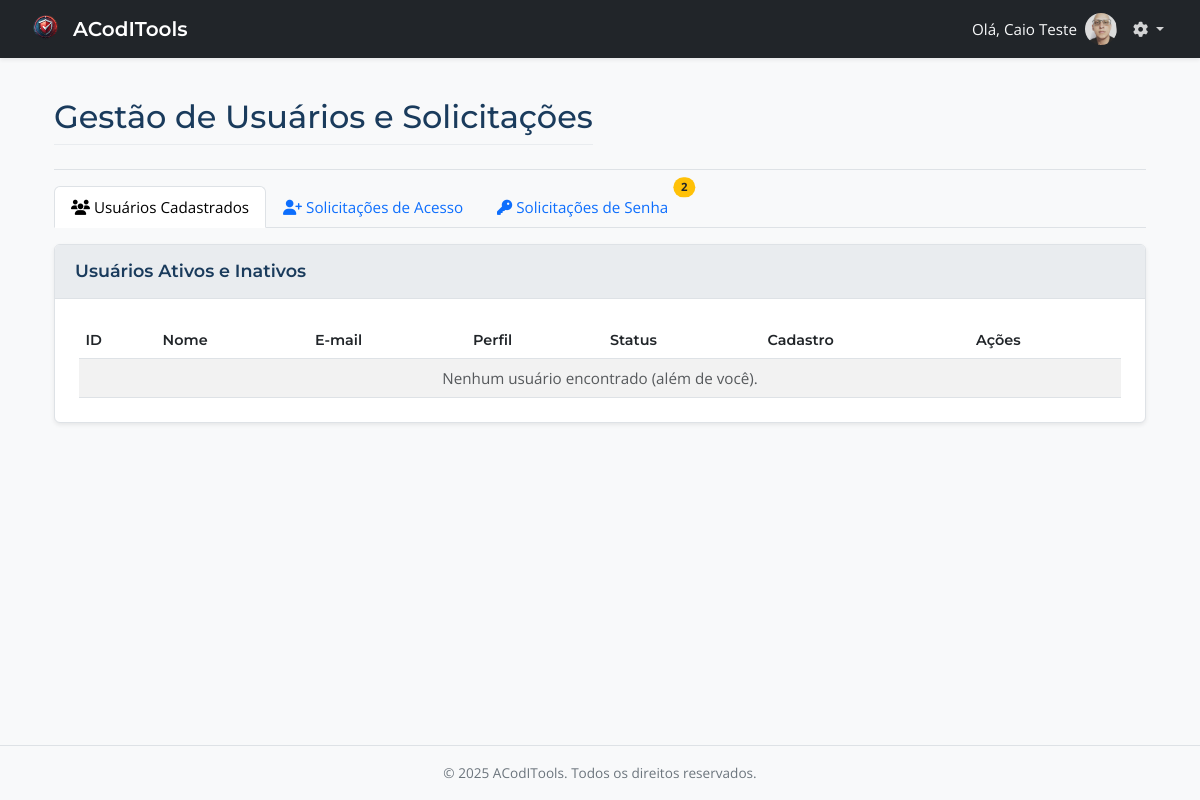
The app's page /admin/usuarios.php (signed in), older data.
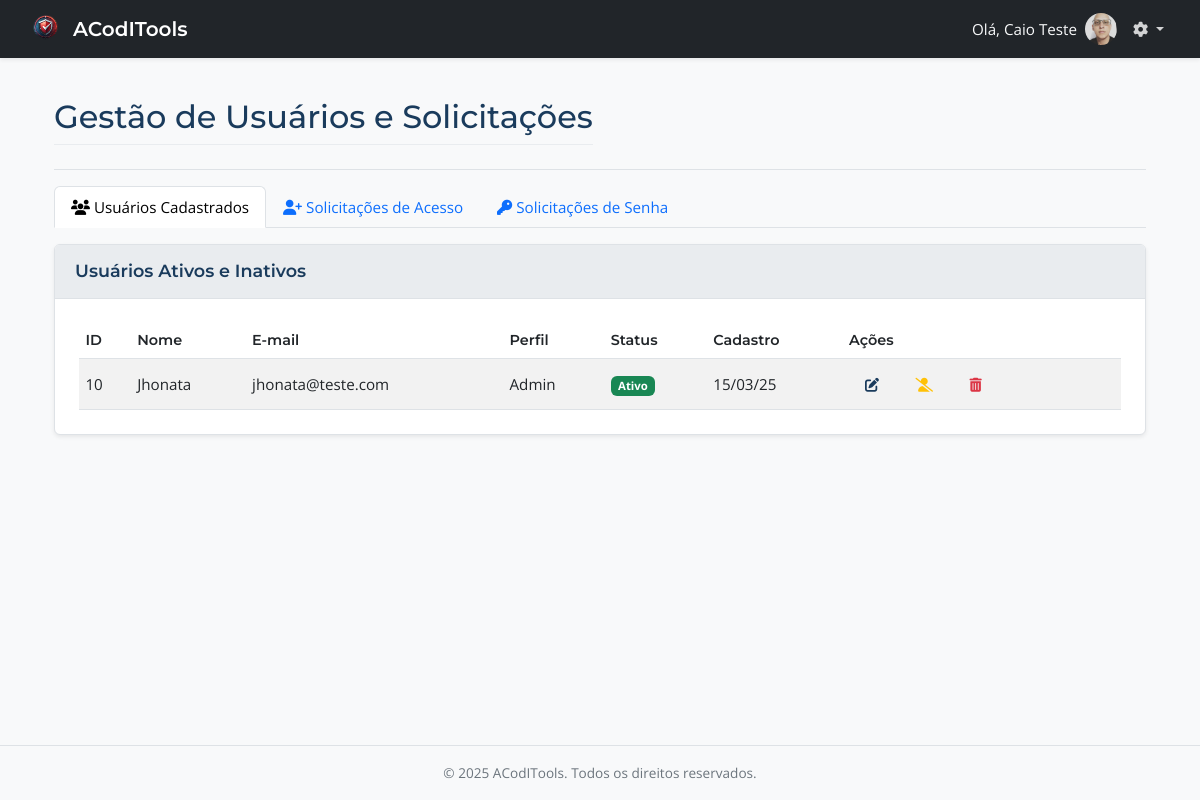
The same page, newer data.
### tables this page shows
CREATE TABLE `usuarios` (
  `id` int(11) NOT NULL,
  `nome` varchar(255) NOT NULL,
  `email` varchar(255) NOT NULL,
  `senha` varchar(255) NOT NULL,
  `perfil` enum('admin','auditor','gestor') NOT NULL DEFAULT 'auditor',
  `ativo` tinyint(1) NOT NULL DEFAULT 1,
  `data_cadastro` datetime NOT NULL DEFAULT current_timestamp(),
  `foto` varchar(255) DEFAULT NULL,
  `primeiro_acesso` tinyint(1) NOT NULL DEFAULT 1 COMMENT '0 = Não é o primeiro acesso, 1 = Primeiro acesso',
  `empresa_id` int(11) DEFAULT NULL
);

### includes/admin_functions.php (called while the page is built, shortened)
<?php
function getUsuarios($conexao, $excluir_admin_id = null, $pagina = 1, $itens_por_pagina = 10) {
    $offset = ($pagina - 1) * $itens_por_pagina;
    $sql = "SELECT id, nome, email, perfil, ativo, data_cadastro FROM usuarios";
    $params = [];
    if ($excluir_admin_id !== null) {
        $sql .= " WHERE id != ?";
        $params[] = $excluir_admin_id;
    }
    $sql .= " ORDER BY nome LIMIT ?, ?";
    $params[] = $offset;
    $params[] = $itens_por_pagina;
    $stmt = $conexao->prepare($sql);
    $stmt->execute($params);
    $usuarios = $stmt->fetchAll(PDO::FETCH_ASSOC);
    $sql_count = "SELECT COUNT(*) FROM usuarios";
    $params_count = [];
    if ($excluir_admin_id !== null) {
        $sql_count .= " WHERE id != ?";
        $params_count[] = $excluir_admin_id;
    }
    $stmt_count = $conexao->prepare($sql_count);
    $stmt_count->execute($params_count);
    $total_usuarios = $stmt_count->fetchColumn();
    $total_paginas = ceil($total_usuarios / $itens_por_pagina);
    return [
        'usuarios' => $usuarios,
        'paginacao' => [
            'pagina_atual' => $pagina,
            'total_paginas' => $total_paginas,
            'total_usuarios' => $total_usuarios,
        ]
    ];
}
function getSolicitacoesResetPendentes($conexao) {
    $sql = "SELECT sr.id, sr.data_solicitacao, u.nome AS nome_usuario, u.email
            FROM solicitacoes_reset_senha sr
            INNER JOIN usuarios u ON sr.usuario_id = u.id
            WHERE sr.status = 'pendente'
            ORDER BY sr.data_solicitacao";
    $stmt = $conexao->prepare($sql);
    $stmt->execute();
    return $stmt->fetchAll(PDO::FETCH_ASSOC);
}

### admin/usuarios.php (the view, shortened to what the changed rows need)
<?php
require_once __DIR__ . '/../includes/config.php';
require_once __DIR__ . '/../includes/layout_admin.php';
require_once __DIR__ . '/../includes/admin_functions.php';
$pagina_atual = $_GET['pagina'] ?? 1;
$pagina_atual = max(1, (int)$pagina_atual);
$itens_por_pagina = 10;
$usuarios_data = getUsuarios($conexao, $_SESSION['usuario_id'], $pagina_atual, $itens_por_pagina);
$usuarios = $usuarios_data['usuarios'];
$solicitacoes_reset = getSolicitacoesResetPendentes($conexao);
$title = "ACodITools - Gestão de Usuários e Solicitações";
echo getHeaderAdmin($title);
?>
<div class="container-fluid">
    <div class="d-flex justify-content-between flex-wrap flex-md-nowrap align-items-center pt-3 pb-2 mb-3 border-bottom">
        <h1 class="h2">Gestão de Usuários e Solicitações</h1>
    </div>
    <ul class="nav nav-tabs mb-3" id="adminUserTabs" role="tablist">
        <li class="nav-item" role="presentation">
            <button class="nav-link position-relative" id="solicitacoes-reset-tab" data-bs-toggle="tab" data-bs-target="#solicitacoes-reset-content" type="button" role="tab" aria-controls="solicitacoes-reset-content" aria-selected="false">
                 <i class="fas fa-key me-1"></i>Solicitações de Senha
                 <?php if (count($solicitacoes_reset) > 0): ?>
                    <span class="position-absolute top-0 start-100 translate-middle badge rounded-pill bg-warning text-dark">
                         <?= count($solicitacoes_reset) ?>
                    </span>
                <?php endif; ?>
            </button>
        </li>
    </ul>
    <div class="tab-content" id="adminUserTabsContent">
        <div class="tab-pane fade show active" id="usuarios-content" role="tabpanel" aria-labelledby="usuarios-tab">
            <div class="card">
                 <div class="card-body">
                    <div class="table-responsive">
                        <table class="table table-striped table-hover table-sm"> <?php  ?>
                            <thead>
                                <tr>
                                    <th>ID</th>
                                    <th>Nome</th>
                                    <th>E-mail</th>
                                    <th>Perfil</th>
                                    <th>Status</th>
                                    <th>Cadastro</th>
                                    <th>Ações</th>
                                </tr>
                            </thead>
                            <tbody>
                                <?php if (empty($usuarios)): ?>
                                    <tr><td colspan="7" class="text-center text-muted">Nenhum usuário encontrado (além de você).</td></tr>
                                <?php else: ?>
                                    <?php foreach ($usuarios as $usuario): ?>
                                        <tr>
                                            <td><?= htmlspecialchars($usuario['id']) ?></td>
                                            <td><?= htmlspecialchars($usuario['nome']) ?></td>
                                            <td><?= htmlspecialchars($usuario['email']) ?></td>
                                            <td><?= htmlspecialchars(ucfirst($usuario['perfil'])) ?></td>
                                            <td>
                                                <span class="badge <?= $usuario['ativo'] ? 'bg-success' : 'bg-secondary' ?>">
                                                    <?= $usuario['ativo'] ? 'Ativo' : 'Inativo' ?>
                                                </span>
                                            </td>
                                            <td><?= htmlspecialchars((new DateTime($usuario['data_cadastro']))->format('d/m/y')) ?></td>
                                            <td>
                                                <div class="d-flex flex-nowrap"> <?php  ?>
                                                    <a href="<?= BASE_URL ?>admin/editar_usuario.php?id=<?= $usuario['id'] ?>" class="btn btn-sm btn-outline-primary me-1" title="Editar"><i class="fas fa-edit"></i></a>
                                                    <?php if ($usuario['ativo']): ?>
                                                        <form method="POST" action="<?= BASE_URL ?>admin/usuarios.php" class="d-inline me-1" onsubmit="return confirm('Tem certeza que deseja DESATIVAR este usuário?');">
                                                            <button type="submit" class="btn btn-sm btn-outline-warning" title="Desativar"><i class="fas fa-user-slash"></i></button>
                                                        </form>
                                                    <?php endif; ?>
                                                    <form method="POST" action="<?= BASE_URL ?>admin/usuarios.php" class="d-inline" onsubmit="return confirm('ATENÇÃO! Tem certeza que deseja EXCLUIR PERMANENTEMENTE este usuário? Esta ação não pode ser desfeita.');">
                                                        <button type="submit" class="btn btn-sm btn-outline-danger" title="Excluir"><i class="fas fa-trash-alt"></i></button>
                                                    </form>
                                                </div>
                                            </td>
                                        </tr>
                                    <?php endforeach; ?>
                                <?php endif; ?>
                            </tbody>
                        </table>
                    </div>
                </div>
            </div>
        </div>
    </div> <?php  ?>
</div> <?php  ?>
<?php
echo getFooterAdmin();
?>

Row changes from the older to the newer data that the page shows:
added usuarios: id "10", nome "Jhonata", email "jhonata@teste.com", perfil "Admin", ativo "Ativo", data_cadastro "15/03/25"
Text that changed along with them:
count($solicitacoes_reset): "2" → (not shown)
text no longer shown: "Nenhum usuário encontrado (além de você)."
